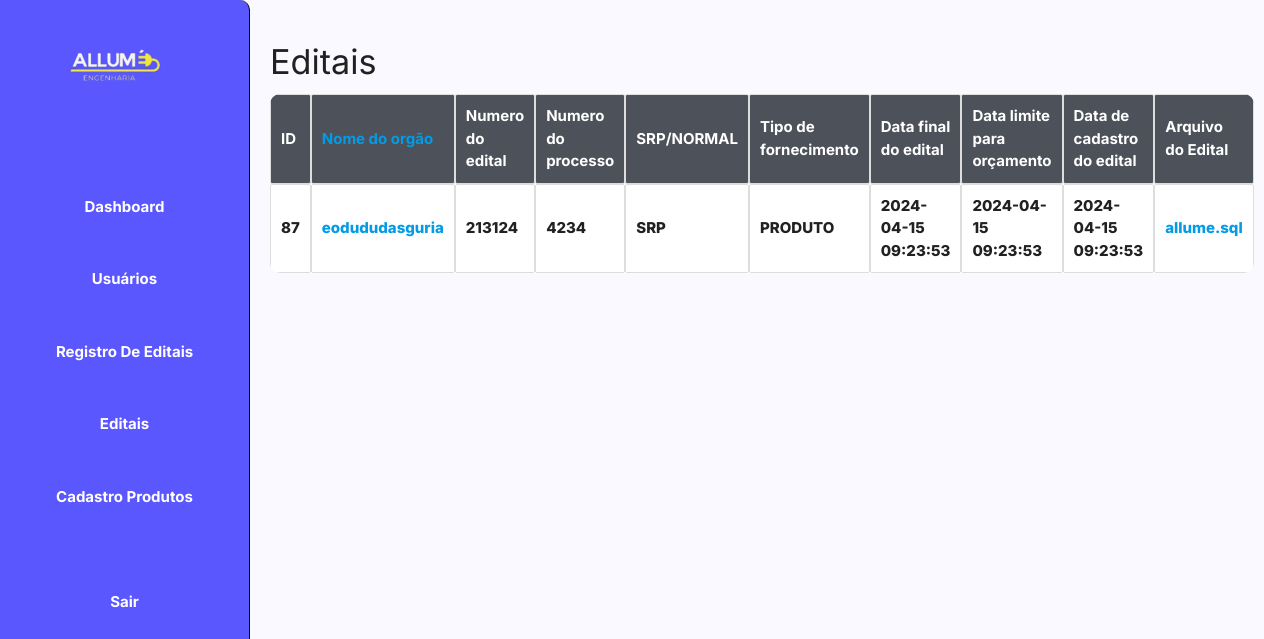
Page /teste/tabelaEditais.php on the committed database.
### tables this page shows
CREATE TABLE `editais` (
  `id` int(11) NOT NULL,
  `nome_edital` varchar(255) DEFAULT NULL,
  `nome_orgao_edital` varchar(255) DEFAULT NULL,
  `numero_edital` float DEFAULT NULL,
  `numero_processo` float DEFAULT NULL,
  `modalidade_edital` varchar(255) DEFAULT NULL,
  `tipo_documento` varchar(255) DEFAULT NULL,
  `tipo_fornecimento` varchar(255) DEFAULT NULL,
  `data_final_edital` datetime DEFAULT NULL,
  `data_cadastro_edital` datetime DEFAULT NULL,
  `data_limite_orcamento_edital` datetime DEFAULT NULL,
  `valor_referencia_produto` float DEFAULT NULL,
  `arquivo_edital` varchar(255) DEFAULT NULL
);

### teste/tabelaEditais.php (the view, shortened to what this page needs)
<!DOCTYPE html>
<html lang="en">
<head>
    <link rel="stylesheet" href="https://cdnjs.cloudflare.com/ajax/libs/materialize/1.0.0/css/materialize.min.css">
    <link rel="stylesheet" href="css/styles.css" />
</head>
<body>
<div class="sidebar">
    <img src="./img/logo3.png" id="brand-logo">
    <ul>
        <li><a href="paginainicialadmin.php">Dashboard</a></li>
        <li><a href="usuarios.php">Usuários</a></li>
        <li><a href="editais.php">Registro De Editais</a></li>
        <li><a href="tabelaeditais.php">Editais</a></li>
        <li><a href="cadastroProdutos.php">Cadastro Produtos</a></li>
        <li><a href="sair.php">Sair</a></li>
    </ul>
</div>
<div class="main-content">
    <h4>Editais</h4>
    <section class="usuarios">
        <?php
        $host = "localhost";
        $dbname = "allume";
        $username = "root";
        $password = "";
        $dbcon = mysqli_connect($host, $username, $password, $dbname);
        $query_editais = "SELECT * FROM editais";
        $result_editais = mysqli_query($dbcon, $query_editais);
        if ($result_editais) {
            $num_rows = mysqli_num_rows($result_editais);
            if ($num_rows > 0) {
                echo "<table class='funcionarios' id='tabela_editais'>";
                echo "<thead>";
                echo "<tr>";
                echo "<th>ID</th>";
                echo "<th><a href='index.php'>Nome do orgão</a></th>";
                echo "<th>Numero do edital</th>";
                echo "<th>Numero do processo</th>";
                echo "<th>SRP/NORMAL</th>";
                echo "<th>Tipo de fornecimento</th>";
                echo "<th>Data final do edital</th>";
                echo "<th>Data limite para orçamento</th>";
                echo "<th>Data de cadastro do edital</th>";
                echo "<th>Arquivo do Edital</th>";
                echo "</tr>";
                echo "</thead>";
                echo "<tbody onclick=\"window.location.href = 'index.php';\">";
                while ($row = mysqli_fetch_assoc($result_editais)) {
                    echo "<tr>";
                    echo "<td>" . $row["id"] . "</td>";
                     echo "<td><a href='index.php'>" . $row["nome_orgao_edital"] . "</a></td>";
                    echo "<td>" . $row["numero_edital"] . "</td>";
                    echo "<td>" . $row["numero_processo"] . "</td>";
                    echo "<td>" . $row["tipo_documento"] . "</td>";
                    echo "<td>" . $row["tipo_fornecimento"] . "</td>";
                    echo "<td>" . $row["data_final_edital"] . "</td>";
                    echo "<td>" . $row["data_limite_orcamento_edital"] . "</td>";
                    echo "<td>" . $row["data_cadastro_edital"] . "</td>";
                    $arquivos = explode(",", $row["arquivo_edital"]);
                    echo "<td>";
                    foreach ($arquivos as $arquivo) {
                        echo "<a href='uploads/" . $arquivo . "' download>" . $arquivo . "</a><br>";
                    }
                    echo "</td>";
                    echo "</tr>";
                }
                echo "</tbody>";
                echo "</table>";
            } else {
                echo "<p>Nenhum usuário encontrado.</p>";
            }
        } else {
            echo "Erro na consulta: " . mysqli_error($dbcon);
        }
        ?>
    </section>
</div>
</body>
</html>

### teste/css/styles.css (style rules this page uses)
body { font-family: "Inter", sans-serif !important; font-optical-sizing: auto !important; font-weight: 600 !important; font-style: normal !important; background-color: #FAF9FF !important; margin: 0; padding: 0; }
#brand-logo { margin-left: 50px; margin-bottom: 3vh; }
.sidebar { width: 250px; background-color: #5A57FF; color: #fff; position: fixed; top: 0; left: 0; height: 100%; border-top-right-radius: 10px; border-right: 1px solid black; overflow-y: auto; transition: width 0.3s ease; animation: color 7s infinite; }
.sidebar ul { list-style-type: none; padding-left: 0; margin: 0; }
.sidebar ul li { display: flex; justify-content: center; padding: 10px 20px; margin-bottom: 30px; cursor: pointer; transition: background-color 0.3s ease; }
.sidebar ul li:last-child { display: flex; justify-content: center; padding: 10px 20px; margin-top: 5vw; cursor: pointer; transition: background-color 0.3s ease; }
.sidebar ul li:first-child { display: flex; justify-content: center; padding: 10px 20px; margin-top: 2vw; cursor: pointer; transition: background-color 0.3s ease; }
.main-content { padding: 20px; margin-left: 250px; transition: margin-left 0.3s ease; background-color: #FAF9FF; }
li a { text-decoration: none; color: inherit; }
table { background-color: #fff; width: 100%; }
.funcionarios { width: 100%; border-collapse: separate; border-spacing: 0; border-radius: 10px; overflow: hidden; }
.funcionarios th, .funcionarios td { border: 1px solid #dddddd; padding: 10px; }
.funcionarios th { background-color: rgb(77, 82, 90); color: white; font-weight: bold; text-align: left; }

### teste/tabelaEditais.php (style rules this page uses)
table { font-weight: 800 !important; }
li a { font-weight: 700 !important; }
table { width: 100%; }

### rows in the picture
editais: id "87", nome_orgao_edital "eodududasguria", numero_edital "213124", numero_processo "4234", tipo_documento "SRP", tipo_fornecimento "PRODUTO", data_final_edital "2024-04-15 09:23:53", data_limite_orcamento_edital "2024-04-15 09:23:53", data_cadastro_edital "2024-04-15 09:23:53", arquivo_edital "allume.sql"
